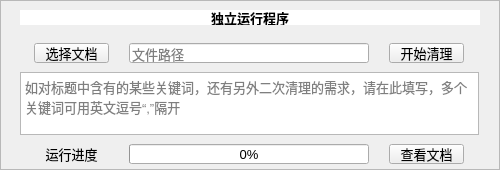
   <widget class="QFrame" name="frame">
    <property name="geometry">
     <rect>
      <x>510</x>
      <y>430</y>
      <width>500</width>
      <height>170</height>
     </rect>
    </property>
    <property name="minimumSize">
     <size>
      <width>500</width>
      <height>170</height>
     </size>
    </property>
    <property name="maximumSize">
     <size>
      <width>500</width>
      <height>170</height>
     </size>
    </property>
    <property name="frameShape">
     <enum>QFrame::StyledPanel</enum>
    </property>
    <property name="frameShadow">
     <enum>QFrame::Raised</enum>
    </property>
    <widget class="QLabel" name="label_28">
     <property name="geometry">
      <rect>
       <x>20</x>
       <y>10</y>
       <width>460</width>
       <height>15</height>
      </rect>
     </property>
     <property name="minimumSize">
      <size>
       <width>460</width>
       <height>15</height>
      </size>
     </property>
     <property name="maximumSize">
      <size>
       <width>460</width>
       <height>15</height>
      </size>
     </property>
     <property name="font">
      <font>
       <pointsize>10</pointsize>
       <bold>true</bold>
       <underline>false</underline>
       <stylestrategy>PreferDefault</stylestrategy>
      </font>
     </property>
     <property name="styleSheet">
      <string notr="true">background-color:rgb(255,255,255)</string>
     </property>
     <property name="text">
      <string>独立运行程序</string>
     </property>
     <property name="scaledContents">
      <bool>false</bool>
     </property>
     <property name="alignment">
      <set>Qt::AlignCenter</set>
     </property>
     <property name="wordWrap">
      <bool>false</bool>
     </property>
     <property name="margin">
      <number>0</number>
     </property>
    </widget>
    <widget class="QWidget" name="layoutWidget_3">
     <property name="geometry">
      <rect>
       <x>20</x>
       <y>40</y>
       <width>461</width>
       <height>129</height>
      </rect>
     </property>
     <layout class="QVBoxLayout" name="verticalLayout_3">
      <item>
       <layout class="QHBoxLayout" name="horizontalLayout_30">
        <item>
         <widget class="QPushButton" name="btn_chooseDoc">
          <property name="minimumSize">
           <size>
            <width>75</width>
            <height>20</height>
           </size>
          </property>
          <property name="maximumSize">
           <size>
            <width>75</width>
            <height>20</height>
           </size>
          </property>
          <property name="font">
           <font>
            <pointsize>10</pointsize>
            <bold>false</bold>
            <underline>false</underline>
            <stylestrategy>PreferDefault</stylestrategy>
           </font>
          </property>
          <property name="text">
           <string>选择文档</string>
          </property>
         </widget>
        </item>
        <item>
         <widget class="QLineEdit" name="le_docPath">
          <property name="minimumSize">
           <size>
            <width>240</width>
            <height>20</height>
           </size>
          </property>
          <property name="maximumSize">
           <size>
            <width>240</width>
            <height>20</height>
           </size>
          </property>
          <property name="font">
           <font>
            <pointsize>10</pointsize>
            <bold>false</bold>
            <underline>false</underline>
            <stylestrategy>PreferDefault</stylestrategy>
           </font>
          </property>
          <property name="placeholderText">
           <string>文件路径</string>
          </property>
         </widget>
        </item>
        <item>
         <widget class="QPushButton" name="btn_startClean">
          <property name="minimumSize">
           <size>
            <width>75</width>
            <height>20</height>
           </size>
          </property>
          <property name="maximumSize">
           <size>
            <width>75</width>
            <height>20</height>
           </size>
          </property>
          <property name="font">
           <font>
            <pointsize>10</pointsize>
            <bold>false</bold>
            <underline>false</underline>
            <stylestrategy>PreferDefault</stylestrategy>
           </font>
          </property>
          <property name="text">
           <string>开始清理</string>
          </property>
         </widget>
        </item>
       </layout>
      </item>
      <item>
       <widget class="QPlainTextEdit" name="pte_clean_gjc">
        <property name="minimumSize">
         <size>
          <width>459</width>
          <height>63</height>
         </size>
        </property>
        <property name="maximumSize">
         <size>
          <width>459</width>
          <height>63</height>
         </size>
        </property>
        <property name="font">
         <font>
          <pointsize>10</pointsize>
          <bold>false</bold>
          <underline>false</underline>
          <stylestrategy>PreferDefault</stylestrategy>
         </font>
        </property>
        <property name="placeholderText">
         <string>如对标题中含有的某些关键词，还有另外二次清理的需求，请在此填写，多个关键词可用英文逗号“,”隔开</string>
        </property>
       </widget>
      </item>
      <item>
       <layout class="QHBoxLayout" name="horizontalLayout_31">
        <item>
         <widget class="QLabel" name="label_27">
          <property name="minimumSize">
           <size>
            <width>75</width>
            <height>20</height>
           </size>
          </property>
          <property name="maximumSize">
           <size>
            <width>75</width>
            <height>20</height>
           </size>
          </property>
          <property name="font">
           <font>
            <pointsize>10</pointsize>
            <bold>false</bold>
            <underline>false</underline>
            <stylestrategy>PreferDefault</stylestrategy>
           </font>
          </property>
          <property name="layoutDirection">
           <enum>Qt::LeftToRight</enum>
          </property>
          <property name="autoFillBackground">
           <bool>false</bool>
          </property>
          <property name="text">
           <string>运行进度</string>
          </property>
          <property name="alignment">
           <set>Qt::AlignCenter</set>
          </property>
         </widget>
        </item>
        <item>
         <widget class="QProgressBar" name="pb_docClearProgressBar">
          <property name="minimumSize">
           <size>
            <width>240</width>
            <height>20</height>
           </size>
          </property>
          <property name="maximumSize">
           <size>
            <width>240</width>
            <height>20</height>
           </size>
          </property>
          <property name="font">
           <font>
            <pointsize>10</pointsize>
            <bold>false</bold>
            <underline>false</underline>
            <stylestrategy>PreferDefault</stylestrategy>
           </font>
          </property>
          <property name="value">
           <number>0</number>
          </property>
          <property name="alignment">
           <set>Qt::AlignLeading|Qt::AlignLeft|Qt::AlignTop</set>
          </property>
         </widget>
        </item>
        <item>
         <widget class="QPushButton" name="btn_openDoc">
          <property name="minimumSize">
           <size>
            <width>75</width>
            <height>20</height>
           </size>
          </property>
          <property name="maximumSize">
           <size>
            <width>75</width>
            <height>20</height>
           </size>
          </property>
          <property name="font">
           <font>
            <pointsize>10</pointsize>
            <bold>false</bold>
            <underline>false</underline>
            <stylestrategy>PreferDefault</stylestrategy>
           </font>
          </property>
          <property name="text">
           <string>查看文档</string>
          </property>
         </widget>
        </item>
       </layout>
      </item>
     </layout>
    </widget>
   </widget>
